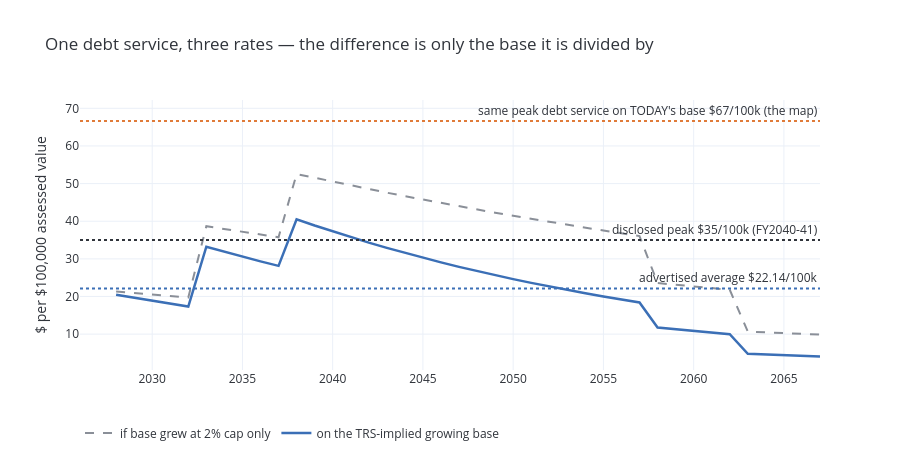

This figure's notebook cell:
### Markdown cell above
**What this chart shows / could mislead about.** The orange wedge is an **arithmetic
residual** (implied growth minus the statutory 2% cap), not an observed count of sales — the
honest claim is "must come from turnover + construction (+ cyclical Prop-8 restorations,
bounded — see the S4 assumption)," not "we watched it happen."
Dollars are nominal; the base *level* is not a wealth measure. The wedge share printed above
(~half to two-thirds of all growth, depending on which official figure you solve against) is
the load-bearing number: **the advertised $22.14 average is financed by the future buyers and
future buildings inside the wedge.**

### Code cell
rate_city   = [ds[y]/(TOTAL_AV*(1+g_avg)**(y-OFFICIAL["base_year"]))*1e5 if ds[y]>0 else None for y in yrsX]
rate_frozen = [ds[y]/(TOTAL_AV*(1.02)**(y-OFFICIAL["base_year"]))*1e5   if ds[y]>0 else None for y in yrsX]
fig = go.Figure()
fig.add_trace(go.Scatter(x=yrsX, y=rate_frozen, name="if base grew at 2% cap only",
    line=dict(color=GRAY, width=2, dash="dash")))
fig.add_trace(go.Scatter(x=yrsX, y=rate_city, name="on the TRS-implied growing base",
    line=dict(color=BLUE, width=2.5)))
fig.add_hline(y=OFFICIAL["avg_rate_100k"], line_dash="dot", line_color=BLUE,
    annotation_text=f"advertised average ${OFFICIAL['avg_rate_100k']}/100k")
fig.add_hline(y=OFFICIAL["peak_rate_100k"], line_dash="dot", line_color=INK,
    annotation_text=f"disclosed peak ${OFFICIAL['peak_rate_100k']:.0f}/100k (FY{OFFICIAL['peak_first_fy']}-41)")
fig.add_hline(y=rate_today_100k, line_dash="dot", line_color=ORANGE,
    annotation_text=f"same peak debt service on TODAY's base ${rate_today_100k:.0f}/100k (the map)")
fig.update_layout(title="One debt service, three rates — the difference is only the base it is divided by",
    yaxis_title="$ per $100,000 assessed value", xaxis_title=None,
    template="plotly_white", legend=dict(orientation="h", y=-0.18), height=460, font=dict(color=INK))
fig.show()

### Figure 1 — Plotly figure (JSON) as saved in the notebook; plotly's stock layout.template omitted (floating-point values rounded to 4 significant figures)
{"data": [{"line": {"color": "#8a8f98", "dash": "dash", "width": 2}, "name": "if base grew at 2% cap only", "type": "scatter", "x": [2026, 2027, 2028, 2029, 2030, 2031, 2032, 2033, 2034, 2035, 2036, 2037, 2038, 2039, 2040, 2041, 2042, 2043, 2044, 2045, 2046, 2047, 2048, 2049, 2050, 2051, 2052, 2053, 2054, 2055, 2056, 2057, 2058, 2059, 2060, 2061, 2062, 2063, 2064, 2065, 2066, 2067], "y": [null, null, 21.35, 20.93, 20.52, 20.12, 19.72, 38.67, 37.91, 37.17, 36.44, 35.73, 52.54, 51.51, 50.5, 49.51, 48.54, 47.59, 46.65, 45.74, 44.84, 43.96, 43.1, 42.26, 41.43, 40.62, 39.82, 39.04, 38.27, 37.52, 36.79, 36.07, 23.57, 23.11, 22.66, 22.21, 21.78, 10.67, 10.47, 10.26, 10.06, 9.862]}, {"line": {"color": "#3b6fb6", "width": 2.5}, "name": "on the TRS-implied growing base", "type": "scatter", "x": [2026, 2027, 2028, 2029, 2030, 2031, 2032, 2033, 2034, 2035, 2036, 2037, 2038, 2039, 2040, 2041, 2042, 2043, 2044, 2045, 2046, 2047, 2048, 2049, 2050, 2051, 2052, 2053, 2054, 2055, 2056, 2057, 2058, 2059, 2060, 2061, 2062, 2063, 2064, 2065, 2066, 2067], "y": [null, null, 20.44, 19.61, 18.81, 18.05, 17.32, 33.22, 31.87, 30.58, 29.34, 28.14, 40.5, 38.85, 37.27, 35.76, 34.31, 32.91, 31.57, 30.29, 29.06, 27.88, 26.74, 25.66, 24.61, 23.61, 22.65, 21.73, 20.85, 20.0, 19.19, 18.41, 11.77, 11.3, 10.84, 10.4, 9.974, 4.784, 4.59, 4.403, 4.224, 4.053]}], "layout": {"annotations": [{"showarrow": false, "text": "advertised average $22.14/100k", "x": 1, "xanchor": "right", "xref": "x domain", "y": 22.14, "yanchor": "bottom", "yref": "y"}, {"showarrow": false, "text": "disclosed peak $35/100k (FY2040-41)", "x": 1, "xanchor": "right", "xref": "x domain", "y": 35.0, "yanchor": "bottom", "yref": "y"}, {"showarrow": false, "text": "same peak debt service on TODAY's base $67/100k (the map)", "x": 1, "xanchor": "right", "xref": "x domain", "y": 66.63, "yanchor": "bottom", "yref": "y"}], "font": {"color": "#30343b"}, "height": 460, "legend": {"orientation": "h", "y": -0.18}, "shapes": [{"line": {"color": "#3b6fb6", "dash": "dot"}, "type": "line", "x0": 0, "x1": 1, "xref": "x domain", "y0": 22.14, "y1": 22.14, "yref": "y"}, {"line": {"color": "#30343b", "dash": "dot"}, "type": "line", "x0": 0, "x1": 1, "xref": "x domain", "y0": 35.0, "y1": 35.0, "yref": "y"}, {"line": {"color": "#e07b39", "dash": "dot"}, "type": "line", "x0": 0, "x1": 1, "xref": "x domain", "y0": 66.63, "y1": 66.63, "yref": "y"}], "title": {"text": "One debt service, three rates — the difference is only the base it is divided by"}, "xaxis": {"title": {}}, "yaxis": {"title": {"text": "$ per $100,000 assessed value"}}}}
